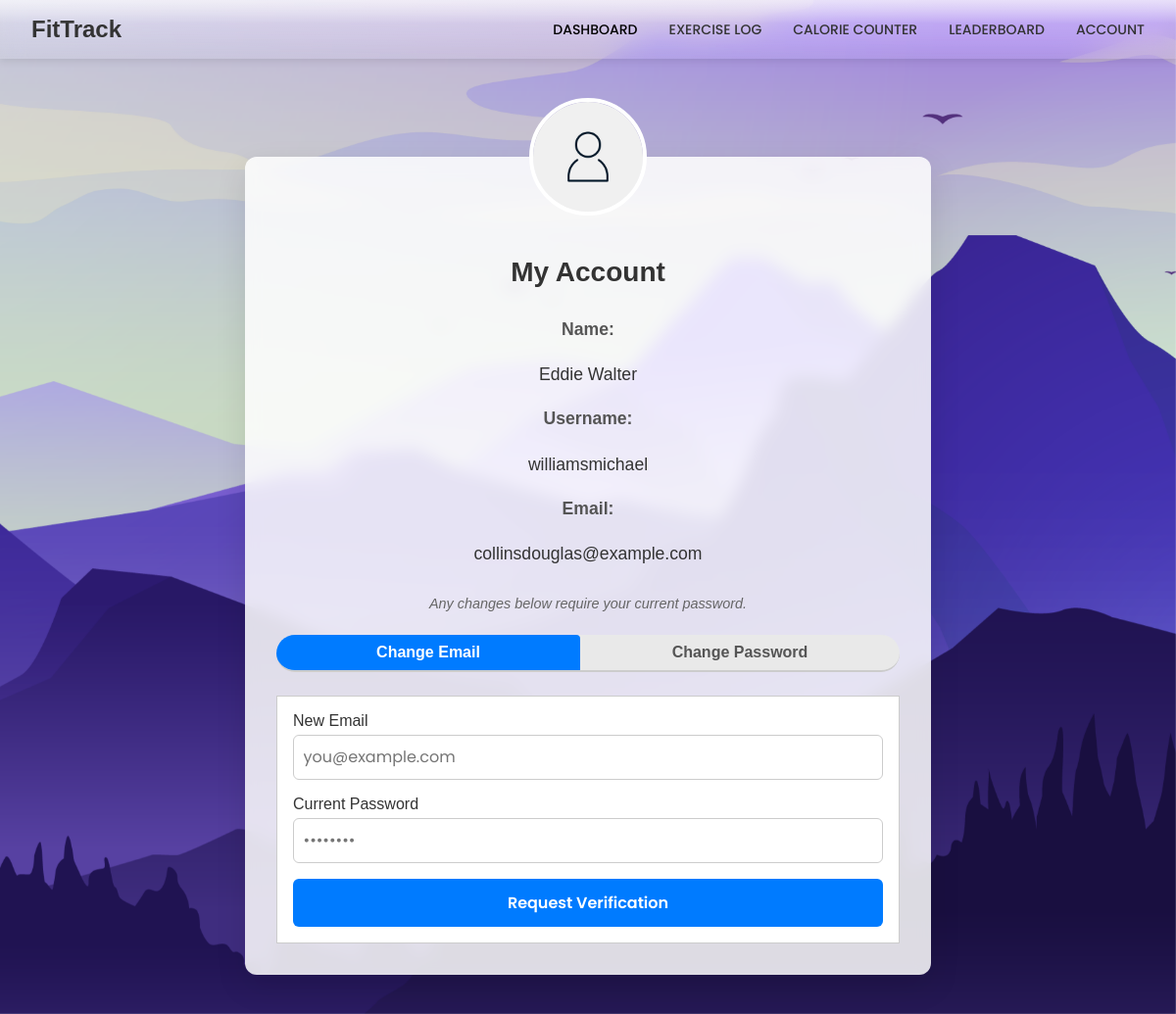
Page /account (signed in) on the committed database.
### app/models.py (models this page shows)
class User(db.Model):
    __tablename__ = "user"
    id = db.Column(db.Integer, primary_key=True)
    username = db.Column(db.String(100), unique=True, nullable=False)
    full_name = db.Column(db.String(100), nullable=False)
    email = db.Column(db.String(100), unique=True, nullable=False)
    password = db.Column(db.String(100), nullable=False)
    team = db.Column(db.String(100), nullable=True)
    profile_img = db.Column(db.String(255), nullable=True)
    reset_token = db.Column(db.String(100), nullable=True)
    verification_token = db.Column(db.String(100), nullable=True)
    is_verified = db.Column(db.Boolean, default=False)
    email_change_token = db.Column(db.String(64), nullable=True)
    new_email_temp = db.Column(db.String(120), nullable=True)
    exercises = db.relationship('Exercise', backref='user', lazy=True)
    meals = db.relationship('Meal', backref='user', lazy=True)
    exercise_logs = db.relationship('ExerciseLog', backref='user', lazy=True)
    meal_logs = db.relationship('MealLog', backref='user', lazy=True)

### app/auth.py (the view)
@app.route('/account')
def account():
    if 'user_id' not in session:
        return redirect(url_for('login'))  # Force login if not logged in
    user_id = session['user_id']
    user = User.query.get(user_id)
    return render_template('account.html', user=user)

### app/templates/account.html (shortened to what this page needs)
{% extends "baselogin.html" %}
{% block head %}
  <link rel="stylesheet" href="{{ url_for('static', filename='css/account.css') }}">
{% endblock %}
{% block header %}
  {% include 'header.html' %}
{% endblock %}
{% block content %}
<div class="container-fluid account-page">
  <div class="account-card">
    <form action="{{ url_for('upload_avatar') }}" method="POST" enctype="multipart/form-data" class="avatar-wrapper">
      <label for="avatar-input">
        <img src="{{ url_for('static', filename=user.profile_img or 'images/avatar.webp') }}" alt="Profile avatar" class="avatar">
      </label>
    </form>
    <h2 class="account-heading">My Account</h2>
    <div class="account-info">
      <p class="info-item"><strong>Name:</strong><br>{{ user.full_name }}</p>
      <p class="info-item"><strong>Username:</strong><br>{{ user.username }}</p>
      <p class="info-item"><strong>Email:</strong><br>{{ user.email }}</p>
    </div>
    <p class="info-note">Any changes below require your current password.</p>
    <ul class="tabs" role="tablist">
      <li class="tab-link active" data-tab="tab-email">Change Email</li>
      <li class="tab-link" data-tab="tab-password">Change Password</li>
    </ul>
    <div id="tab-email" class="tab-content active">
      <form action="{{ url_for('settings') }}" method="POST">
        <div class="form-group">
          <label for="new_email">New Email</label>
          <input type="email" id="new_email" name="new_email" placeholder="you@example.com" required>
        </div>
        <div class="form-group">
          <label for="current_password_email">Current Password</label>
          <input type="password" id="current_password_email" name="current_password" placeholder="••••••••" required>
        </div>
        <button type="submit" class="btn">Request Verification</button>
      </form>
    </div>
  </div>
</div>
{% endblock %}

### app/templates/baselogin.html (shortened to what this page needs)
<!DOCTYPE html>
<html lang="en">
<head>
  <link rel="stylesheet" href="{{ url_for('static', filename='css/login_page.css') }}">
  <link rel="stylesheet" href="{{ url_for('static', filename='css/header.css') }}">
  <link rel="stylesheet" href="{{ url_for('static', filename='css/styles.css') }}">
  <link href="https://unpkg.com/boxicons@2.1.4/css/boxicons.min.css" rel="stylesheet">
  {% block head %}{% endblock %}
</head>
<body class="{% if request.endpoint in ['login', 'reset_pass', 'signup', 'usernamepassreset'] %}login{% endif %}">
  <img src="{{ url_for('static', filename='images/login-bg.png') }}" alt="Background" class="login__bg">
  {% block header %}{% endblock %}
  {% block content %}{% endblock %}
</body>
</html>

### app/templates/header.html (shortened to what this page needs)
<header class="main-header">
  <div class="header-inner">
    <a href="{{ url_for('dashboard') }}" class="logo">FitTrack</a>
    <nav>
      <ul class="nav-links">
        <li><a href="{{ url_for('dashboard') }}" class="active">Dashboard</a></li>
        <li><a href="{{ url_for('exercise_log') }}">Exercise Log</a></li>
        <li><a href="{{ url_for('calorie_counter') }}">Calorie Counter</a></li>
        <li><a href="{{ url_for('leaderboard') }}">Leaderboard</a></li>
        <li><a href="{{ url_for('account') }}">Account</a></li>
      </ul>
    </nav>
  </div>
</header>

### app/static/css/login_page.css (style rules this page uses)
:root { --white-color: hsl(0, 0%, 100%); --black-color: hsl(0, 0%, 0%); --body-font: "Poppins", sans-serif; --h1-font-size: 2rem; --normal-font-size: 1rem; --small-font-size: 0.813rem; }
* { box-sizing: border-box; padding: 0; margin: 0; }
body, input, button { font-family: var(--body-font); font-size: var(--normal-font-size); }
a { text-decoration: none; }
img { display: block; max-width: 100%; height: auto; }
.login__bg { position: absolute; width: 100%; height: 100%; object-fit: cover; object-position: center; }

### app/static/css/header.css (style rules this page uses)
.main-header { position: fixed; top: 0; left: 0; width: 100%; z-index: 1000; background: linear-gradient( to bottom, rgba(255,255,255,0.6) 0%, rgba(255,255,255,0.3) 40%, rgba(255,255,255,0.1) 100% ) !important; backdrop-filter: blur(12px) saturate(120%) !important; box-shadow: 0 2px 8px rgba(0,0,0,0.1) !important; border-bottom: none !important; overflow: hidden; }
.main-header::before { content: ""; position: absolute; top: 0; left: 0; width: 100%; height: 40%; background: linear-gradient( to bottom, rgba(255,255,255,0.4) 0%, rgba(255,255,255,0) 100% ); pointer-events: none; }

### app/static/css/styles.css (style rules this page uses)
* { margin: 0; padding: 0; box-sizing: border-box; }
body { font-family: Arial, sans-serif; background-color: #f9f9f9; color: #333; }
header { background-color: #ffffff; border-bottom: 1px solid #ccc; text-align: center; padding: 1rem 0; }
nav ul { list-style: none; display: inline-flex; gap: 1rem; }
nav ul li a { text-decoration: none; color: #333; font-weight: bold; transition: color 0.2s; }
button, .btn-link { margin-top: 0.5rem; padding: 0.4rem 0.8rem; border: 1px solid #007BFF; background-color: #007BFF; color: #fff; border-radius: 4px; cursor: pointer; font-size: 0.9rem; }
.info-note { font-style: italic; color: #555; margin-bottom: 1.5rem; }
.tabs { list-style: none; padding: 0; display: flex; border-bottom: 2px solid #ccc; margin-bottom: 1rem; }
.tab-link { padding: 0.5rem 1rem; cursor: pointer; border: 1px solid transparent; margin-right: 0.5rem; border-top-left-radius: 4px; border-top-right-radius: 4px; }
.tab-content { display: none; border: 1px solid #ccc; padding: 1rem; background-color: #fff; }
.form-group { margin-bottom: 1rem; }
.form-group label { display: block; margin-bottom: 0.5rem; font-weight: bold; }
.form-group input { width: 100%; padding: 0.5rem; border: 1px solid #ccc; border-radius: 4px; }

### app/static/css/account.css (style rules this page uses)
.account-page .account-card { position: relative; z-index: 1; width: 90%; max-width: 700px; margin: 100px auto 40px; padding: 2rem; background: rgba(255, 255, 255, 0.85); border-radius: 12px; box-shadow: 0 12px 32px rgba(0, 0, 0, 0.1); backdrop-filter: blur(8px); }
.account-page .avatar-wrapper { position: absolute; top: -60px; left: 50%; transform: translateX(-50%); z-index: 2; }
.account-page .avatar-wrapper .avatar { width: 120px; height: 120px; border-radius: 50%; border: 4px solid #fff; object-fit: cover; cursor: pointer; }
.account-page .account-heading { margin-top: 70px; font-size: 1.75rem; font-weight: 700; text-align: center; color: #333; }
.account-page .account-info { margin: 2rem 0; }
.account-page .account-info .info-item { display: block; text-align: center; margin: 1.5rem 0; font-size: 1.1rem; line-height: 1.2; }
.account-page .account-info .info-item strong { display: block; margin-bottom: 0.25rem; color: #555; }
.account-page .info-note { font-size: 0.9rem; color: #666; text-align: center; margin-bottom: 1.5rem; }
.account-page .tabs { display: flex; background: #e9e9e9; border-radius: 999px; overflow: hidden; margin-bottom: 1.5rem; list-style: none; padding: 0; }
.account-page .tab-link { flex: 1; text-align: center; padding: 0.5rem 0; cursor: pointer; font-weight: 600; color: #555; transition: background 0.2s, color 0.2s; }
.account-page .tab-link.active { background: #007bff; color: #fff; }
.account-page .tab-content { display: none; }
.account-page .tab-content.active { display: block; }
.account-page .form-group { margin-bottom: 1rem; }
.account-page .form-group label { display: block; margin-bottom: 0.3rem; font-weight: 500; color: #333; }
.account-page .form-group input { width: 100%; padding: 0.6rem; font-size: 1rem; border: 1px solid #ccc; border-radius: 6px; box-sizing: border-box; }
.account-page .btn { display: block; width: 100%; padding: 0.75rem; font-size: 1rem; font-weight: 600; text-align: center; background: #007bff; color: #fff; border: none; border-radius: 6px; cursor: pointer; transition: background 0.2s; }

### rows in the picture
User: full_name "Eddie Walter", username "williamsmichael", email "collinsdouglas@example.com"
